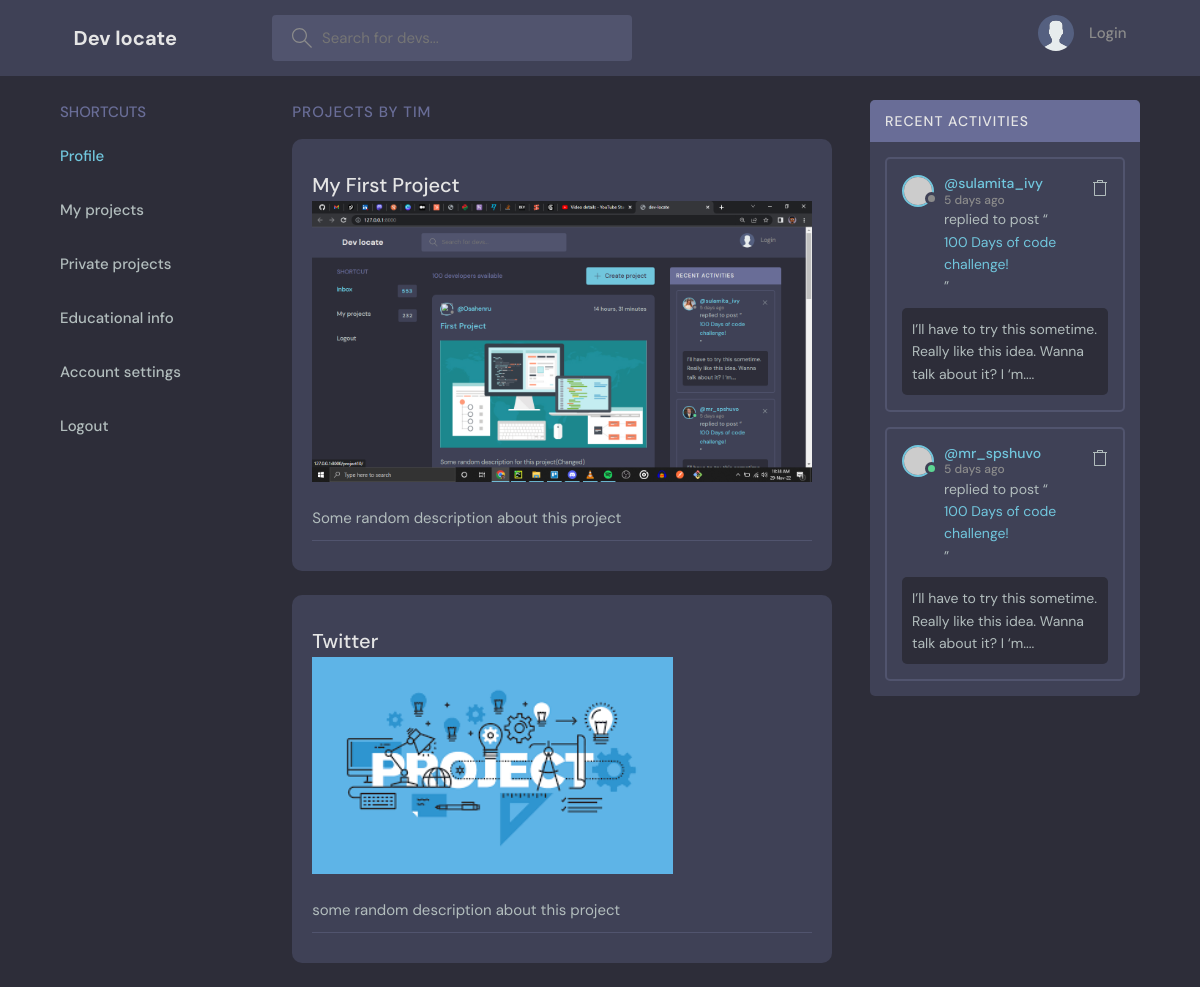
Page /accounts/projects/1/ on the earlier database version.
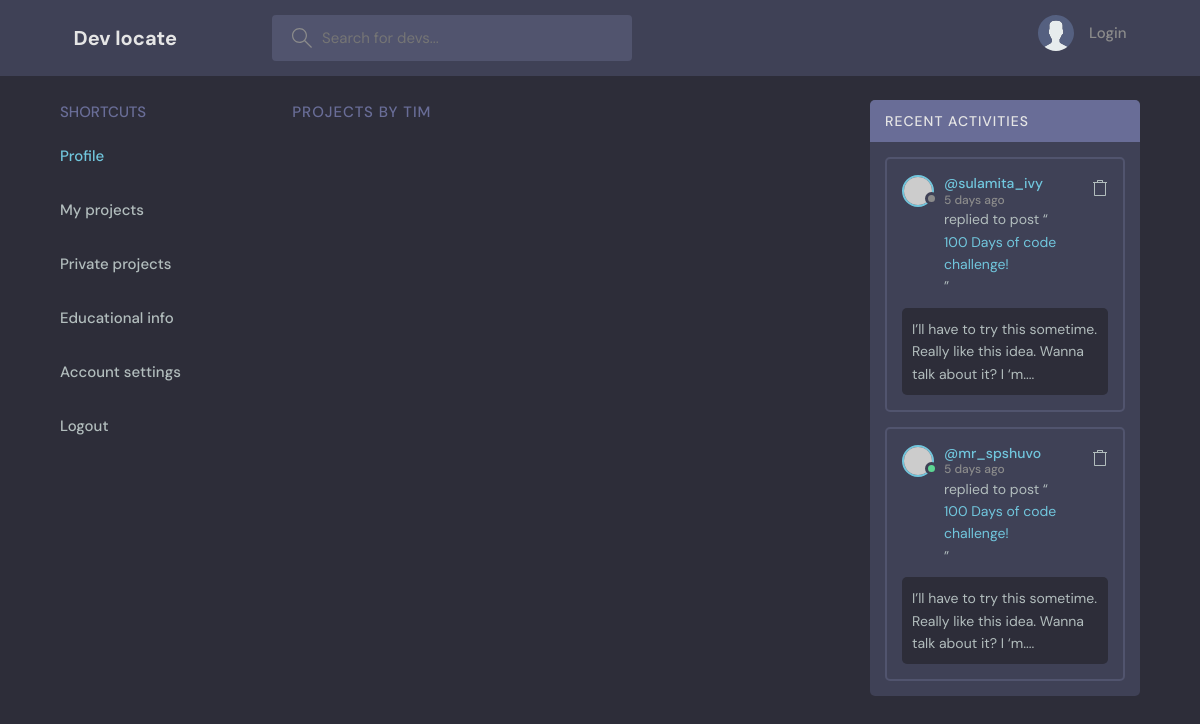
Same page on the later database version.
### projects/models.py (models this page shows, shortened)
class Project(models.Model):
    engineer = models.ForeignKey(Engineer, on_delete=models.CASCADE)
    name = models.CharField(max_length=100)
    tech_used = models.CharField(max_length=200)
    updated = models.DateTimeField(auto_now=True)
    created = models.DateTimeField(auto_now_add=True)
    image = models.ImageField(default="project.png")
    description = models.TextField(null=True, blank=True)
    repo_url = models.URLField(null=True, blank=True)
    live_url = models.URLField(null=True, blank=True)
    make_public = models.BooleanField(default=False)
    @property
    def image_url(self):
        try:
            url = self.image.url
        except:
            url = ""
        return url
    class Meta:
        ordering = ["-created"]

### accounts/views.py (the view)
# urls.py: path("projects/<str:pk>/", EngineerProject.as_view(), name="projects"),
class EngineerProject(DetailView):
    model = Engineer
    template_name = "../templates/projects.html"
    def get_context_data(self, **kwargs):
        context = super(EngineerProject, self).get_context_data()
        pk = self.kwargs.get("pk")
        context["engineer"] = Engineer.objects.get(id=pk)
        context["public_projects"] = context["engineer"].project_set.filter(
            make_public=True
        )
        return context

### templates/projects.html (shortened to what this page needs)
{% extends 'base.html' %}
{% block content %}
<main class="profile-page layout layout--3">
    <div class="container">
        <div class="topics">
            <div class="topics__header">
                <h2>Shortcuts</h2>
            </div>
            <ul class="topics__list">
                <li>
                    <a href="{% url 'profile' engineer.id %}" class="active">Profile</a>
                </li>
                <li>
                    <a href="#">My projects</a>
                </li>
                <li>
                    <a href="#">Private projects</a>
                </li>
                <li>
                    <a href="#">Educational info</a>
                </li>
                <li>
                    <a href="#">Account settings</a>
                </li>
                <li>
                    <a href="#">Logout</a>
                </li>
            </ul>
        </div>
        <div class="roomList">
            <div class="roomList__header">
                <div>
                    <h2>Projects by {{engineer.username|title}}</a>
                    </h2>
                </div>
            </div>
            {% for project in public_projects %}
            <div class="roomListRoom">
                <div class="roomListRoom__content">
                    <a href="{% url 'detail_project' project.id %}">
                        {{project.name|title}}
                        <img src="{{project.image_url}}">
                    </a>
                    <p>
                        {{project.description}}
                    </p>
                </div>
                <div class="roomListRoom__meta">
                </div>
            </div>
            {% endfor %}
        </div>
        <div class="activities">
            <div class="activities__header">
                <h2>Recent Activities</h2>
            </div>
            <div class="activities__box">
                <div class="activities__boxHeader roomListRoom__header">
                    <a href="profile.html" class="roomListRoom__author">
                        <div class="avatar avatar--small">
                            <img src="https://randomuser.me/api/portraits/women/11.jpg" />
                        </div>
                        <p>
                            @sulamita_ivy
                            <span>5 days ago</span>
                        </p>
                    </a>
                    <div class="roomListRoom__actions">
                        <a href="#">
                        </a>
                    </div>
                </div>
                <div class="activities__boxContent">
                    <p>replied to post “<a href="room.html">100 Days of code challenge!</a>”</p>
                    <div class="activities__boxRoomContent">
                        I’ll have to try this sometime. Really like this idea. Wanna talk about it? I ‘m....
                    </div>
                </div>
            </div>
            <div class="activities__box">
                <div class="activities__boxHeader roomListRoom__header">
                    <a href="profile.html" class="roomListRoom__author">
                        <div class="avatar avatar--small active">
                            <img src="https://randomuser.me/api/portraits/men/13.jpg" />
                        </div>
                        <p>
                            @mr_spshuvo
                            <span>5 days ago</span>
                        </p>
                    </a>
                    <div class="roomListRoom__actions">
                        <a href="#">
                        </a>
                    </div>
                </div>
                <div class="activities__boxContent">
                    <p>replied to post “<a href="room.html">100 Days of code challenge!</a>”</p>
                    <div class="activities__boxRoomContent">
                        I’ll have to try this sometime. Really like this idea. Wanna talk about it? I ‘m....
                    </div>
                </div>
            </div>
        </div>
    </div>
</main>
{% endblock %}

Differences in the rows shown:
removed Project: name "My First Project", image_url (picture), description "Some random description about this project"
removed Project: name "Twitter", image_url (picture), description "some random description about this project"
